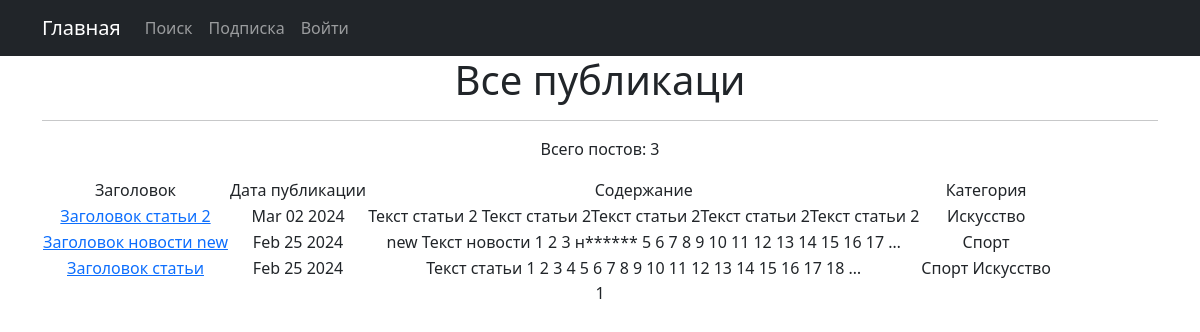
The page /posts/ on the database as committed earlier.
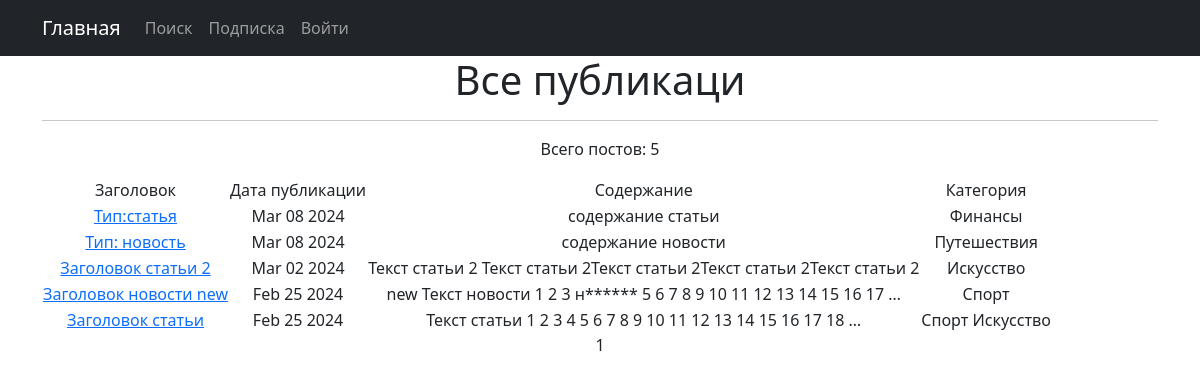
The same page on the database as committed later.
### news/models.py (models this page shows, shortened)
class Post(models.Model):
    article = 'ARTICLE'
    news = 'NEWS'
    POST_TYPES = [
        (article, 'Статья'),
        (news, 'Новость')
    ]
    author = models.ForeignKey(Author, on_delete=models.CASCADE)
    type = models.CharField(max_length=255, choices=POST_TYPES, default=article)
    publication_time = models.DateTimeField(auto_now_add=True)
    category = models.ManyToManyField(Category, through='PostCategory')
    heading = models.CharField(max_length=255)
    text = models.TextField()
    rating = models.IntegerField(default=0)

class Category(models.Model):
    category_name = models.CharField(max_length=255, unique=True)

### news/views.py (the view)
# urls.py: path('posts/', NewsList.as_view(), name='news_list'),
class NewsList(ListView):
    model = Post
    ordering = '-publication_time'
    template_name = 'news.html'
    context_object_name = 'news'
    paginate_by = 10

### news/templatetags/custom_filters.py (called while the page is built)
@register.filter()
def censor(value):
    bad_words = ['козявка', 'негодяй', 'подлец', 'засранец']
    moder_text = value
    for i in value.split():
        if i.lower() in bad_words:
            print(len(i))
            word = i[0] + '*' * (len(i) - 1)
            moder_text = moder_text.replace(i, word)
    return moder_text

### templates/news.html (shortened to what this page needs)
{% extends 'flatpages/default.html' %}
{% load custom_filters %}
{% load custom_tags %}
{% block content %}
    <h1>Все публикаци</h1>
   <hr>
   {% if news %}
    <p>Всего постов: {{news|length}}</p>
       <table>
           <tr>
               <td>Заголовок</td>
               <td>Дата публикации</td>
               <td>Содержание</td>
               <td>Категория</td>
           </tr>
           {% for post in news %}
           <tr>
               <td><a href={{post.pk}}>{{ post.heading|censor }}</a></td>
               <td>{{ post.publication_time|date:'M d Y' }}</td>
               <td>{{ post.text|censor|truncatewords:20}}</td>
               <td>{% for category in post.category.all %}
                   {{ category.category_name }}
                    {% endfor %}
               </td>
           </tr>
           {% endfor %}
       </table>
   {% else %}
       <h2>Нет записей(</h2>
   {% endif %}
   {{ page_obj.number }}
{% endblock content %}

Rows that differ between the two databases and show on the page:
added Post: heading|censor "Тип:статья", publication_time "Mar 08 2024", text|censor "содержание статьи"
added Category: category_name "Финансы", shown under "Тип:статья"
added Post: heading|censor "Тип: новость", publication_time "Mar 08 2024", text|censor "содержание новости"
added Category: category_name "Путешествия", shown under "Тип: новость"
Other text that changed with them:
{{ news|length }}: "3" → "5"
